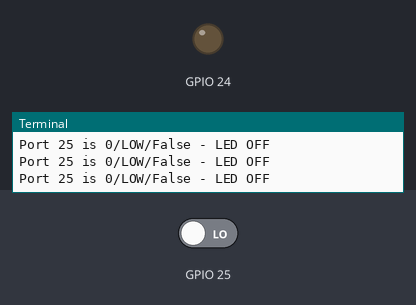
Recording of a program running on a simulated Raspberry Pi (BCM pin numbers). Shown: output pins drawn as LEDs (lit = HIGH), the last lines printed to the terminal. The test bench sets the inputs (shaded band); at power-on: GPIO 25 LOW.

Above: at 1.2 s.
1.3 s: GPIO 25 driven HIGH
At 1.9 s:
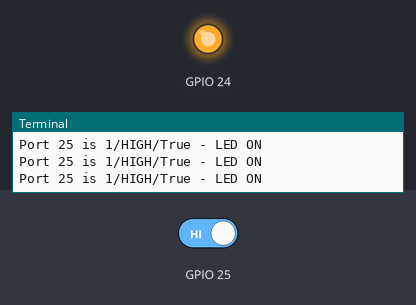
2.8 s: GPIO 25 driven LOW
At 3.3 s:
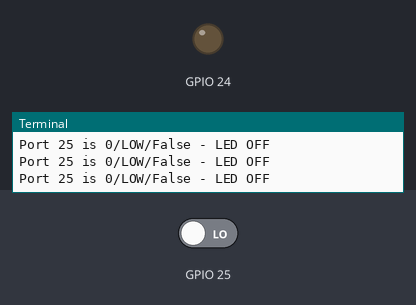
Timing chart, 0 to 5.8 s (numbered marks = the images above; inputs shaded):
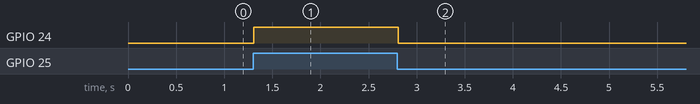

The program:

inputsChangingOutput.py
```python
import RPi.GPIO as GPIO
from time import sleep     # this lets us have a time delay (see line 15)
GPIO.setmode(GPIO.BCM)     # set up BCM GPIO numbering
GPIO.setup(25, GPIO.IN)    # set GPIO25 as input (button)
GPIO.setup(24, GPIO.OUT)   # set GPIO24 as an output (LED)

try:
    while True:            # this will carry on until you hit CTRL+C
        if GPIO.input(25): # if port 25 == 1
            print("Port 25 is 1/HIGH/True - LED ON")
            GPIO.output(24, 1)         # set port/pin value to 1/HIGH/True
        else:
            print("Port 25 is 0/LOW/False - LED OFF")
            GPIO.output(24, 0)         # set port/pin value to 0/LOW/False
        sleep(0.1)         # wait 0.1 seconds

finally:                   # this block will run no matter how the try block exits
    GPIO.cleanup()
```

Measured:
- after the input at 1.3 s, GPIO 24: LOW → HIGH at once
- after the input at 2.8 s, GPIO 24: HIGH → LOW at once
